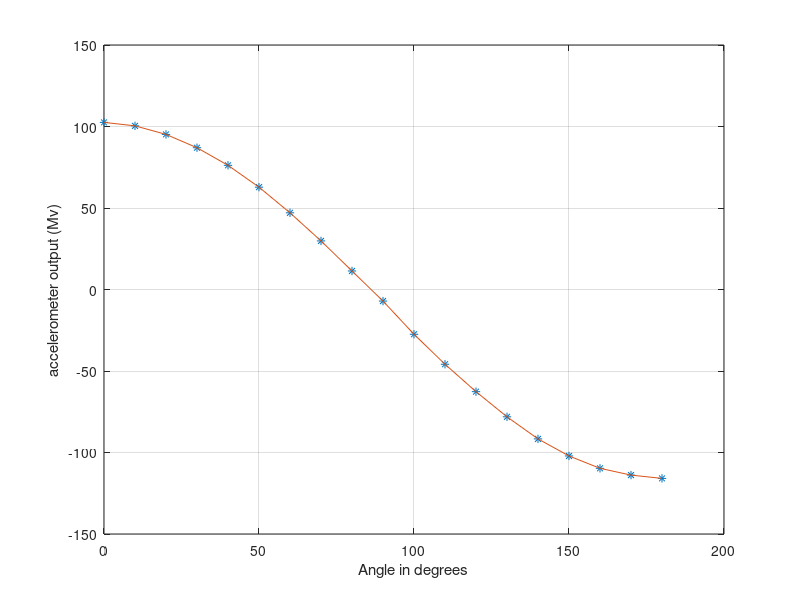
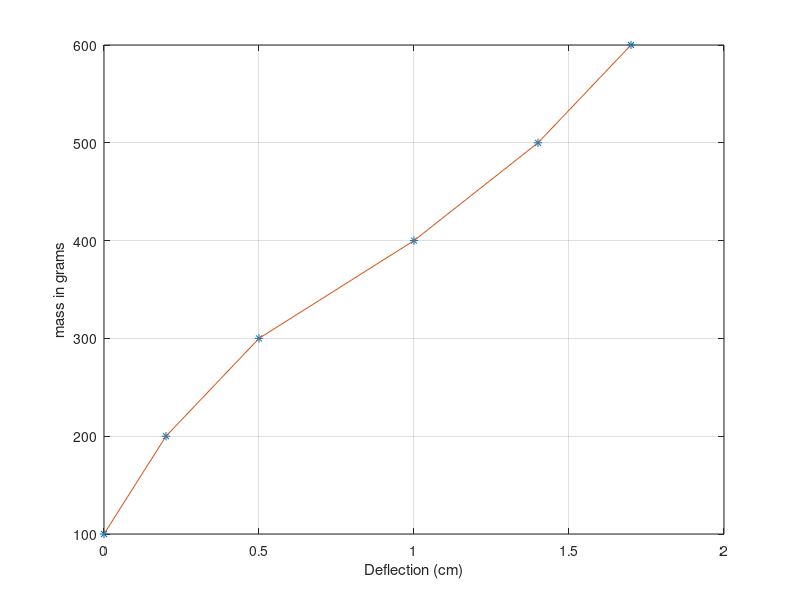
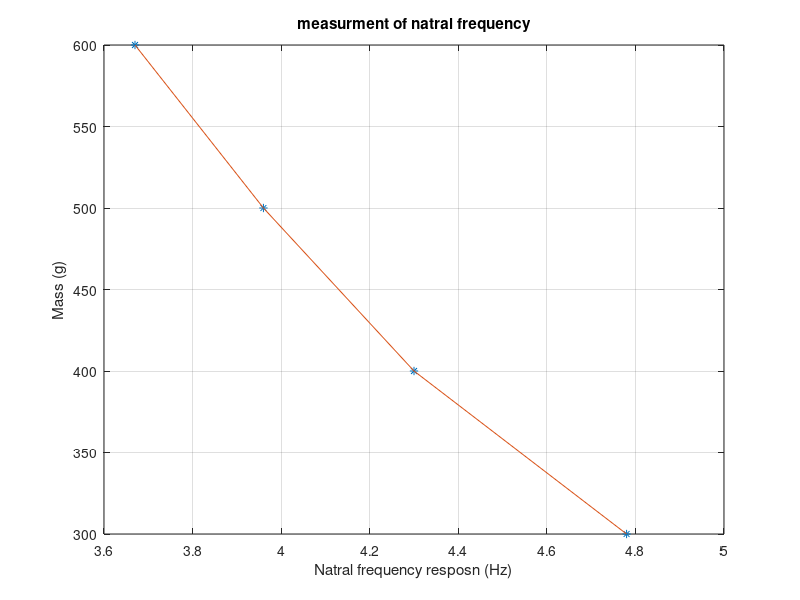

These charts were generated, in order, by the following MATLAB code:
function lab

%calibration

theta = [0 10 20 30 40 50 60 70 80 90 100 110 120 130 140 150 160 170 180];
accel = [102.530
100.402
95.156
86.980
76.188
62.780
47.050
29.807
11.370
-7.100
-27.460
-45.856
-62.680
-78.107
-91.650
-102.118
-109.700
-113.860
-115.880];

figure(1)
title 'Calibration of accelerometer'
plot(theta,accel,"*");
hold on
plot(theta,accel);
grid on
xlabel('Angle in degrees')
ylabel('accelerometer output (Mv)')

%%

weight = [100 200 300 400 500 600];
deflection = [0 0.2 0.5 1 1.4 1.7];

figure(2)
title 'Spring delfection vs added mass'
plot(deflection,weight,"*");
hold on
plot(deflection,weight);
grid on
xlabel('Deflection (cm)')
ylabel('mass in grams')
%%

weight_added = [300 400 500 600];
freq = [4.78 4.3 3.96 3.67];

figure(3);
plot(freq,weight_added,'*');
title 'measurment of natral frequency'
grid on;
hold on 
plot(freq,weight_added);
xlabel('Natral frequency resposn (Hz)');
ylabel('Mass (g)');







end